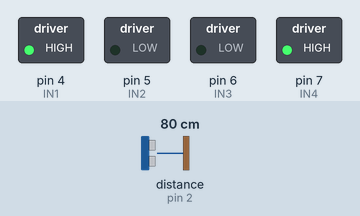
This sketch was run on a simulated Arduino Uno, built with avr-gcc and run on an emulated ATmega328P. On the bench: switched loads named in the sketch (green lamp = pin HIGH). Wiring (inferred from the names in the program): ultrasonic range finder: trigger pin 3; echo pin 2. Inputs (shaded band) come from the test bench; at power-on: distance to the obstacle (sensor on pin 2) 80 cm. The echo pulse lasts 58.3 µs per cm; pins used as bus, display or sensor lines are not drawn; what the sketch prints to the serial monitor is not drawn.

Above: at 1.2 s.
1.3 s: distance to the obstacle (sensor on pin 2) set to 35 cm
4.3 s: distance to the obstacle (sensor on pin 2) set to 4 cm
Timing chart, 0 to 7.3 s (numbered marks = the images above; inputs shaded):
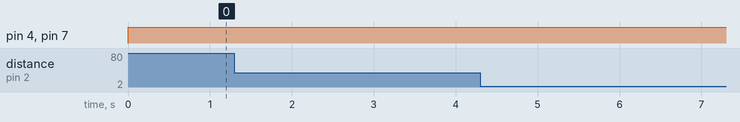

The sketch:

search_system.ino
```cpp
#include <Servo.h>

Servo myservo;

int i;
int value;
int t;

int IN1 = 4;
int IN2 = 5;
int IN3 = 6;
int IN4 = 7;
int TRIG = 3;
int ECHO = 2;

int duration = 0;
int distance = 0;
double speed_of_sound = 331.5 + 0.6 * 25;
int distances[75];

bool stopFlag = false;

void DC_motor_a() {
  //前進
  digitalWrite(IN1, LOW); //モーター1:正転
  digitalWrite(IN2, HIGH);
  digitalWrite(IN4, HIGH); //モーター２：反転
  digitalWrite(IN3, LOW);
}

void DC_motor_s() {
  //停止
  digitalWrite(IN1, LOW);  //停止(惰性回転)
  digitalWrite(IN2, LOW);
  digitalWrite(IN4, LOW); //停止(惰性回転)
  digitalWrite(IN3, LOW);
  delay(100);  //移動距離は電圧出力時間に比例する
}

void DC_motor_b() {
  //後退
  digitalWrite(IN1, HIGH); //モーター１：逆転
  digitalWrite(IN2, LOW);
  digitalWrite(IN4, LOW); //モーター２：正転
  digitalWrite(IN3, HIGH);
  delay(2000);
}

void DC_motor_r() {
  //回転
  digitalWrite(IN1, HIGH);  //モーター１：正転
  digitalWrite(IN2, LOW);
  digitalWrite(IN4, HIGH);  //モーター２：正転
  digitalWrite(IN3, LOW);
}

void DC_motor_rr() {
  //逆回転
  digitalWrite(IN1, LOW);  //モーター１：逆転
  digitalWrite(IN2, HIGH);
  digitalWrite(IN4, LOW);  //モーター２：逆転
  digitalWrite(IN3, HIGH);
}

void servo_0() {
    myservo.write(0);
}

void servo_90() {
  myservo.write(90);
}

void sensor_A() {//out red
  value = analogRead(A0);
  Serial.print("ORed=");
  Serial.print(value);
  Serial.print(" , ");
  if(value <= 80){
    DC_motor_r();
    delay(1500);
  }
}


void sensor_echo() {//echo sensor
  digitalWrite(TRIG, LOW);
  delayMicroseconds(2);
  digitalWrite(TRIG, HIGH);
  delayMicroseconds(10);
  digitalWrite(TRIG, LOW);
  duration = pulseIn(ECHO, HIGH);

  if (duration > 0) {
    duration = duration / 2;
    distance = duration * speed_of_sound * 100 / 1000000;
    Serial.print("Echopulse=");
    Serial.println(distance);
  }
}

void setup() {
  Serial.begin(9600);
//  myservo.attach(9, 1000, 2000); // Servoの正しいパルス幅範囲を設定
//  servo_0();

  pinMode(ECHO, INPUT);
  pinMode(TRIG, OUTPUT);
  pinMode(IN1, OUTPUT);
  pinMode(IN2, OUTPUT);
  pinMode(IN3, OUTPUT);
  pinMode(IN4, OUTPUT);
}

int angle;
int minDistance = distances[0];
int j;

void loop(){

if(!stopFlag){
  for(angle = 0; angle <= 75; angle++){
    DC_motor_r();
    sensor_echo();
    distances[angle] = distance;
    delay(50);
  }

  for(j = 1; j <= 75; j++){
    if(distances[j] <= minDistance && minDistance >= 0){
      minDistance = distances[j];
      Serial.println(minDistance);
      Serial.println("数値を更新しました。");
      DC_motor_s();
      delay(100);
      DC_motor_a();

    }
  }

  //もう一周して、計測した値が誤差含んで同じ値になれば、その方向に進む
  //for(i = 0; i = 50; i++){
    //DC_motor_r();
    //sensor_echo();
    //if(minDistance == distance){
      //DC_motor_s();
      //delay(1000);
    //}
  //}
}

}
```

Measured:
- after the input at 1.3 s, every drawn part: stays the same
- after the input at 4.3 s, every drawn part: stays the same
